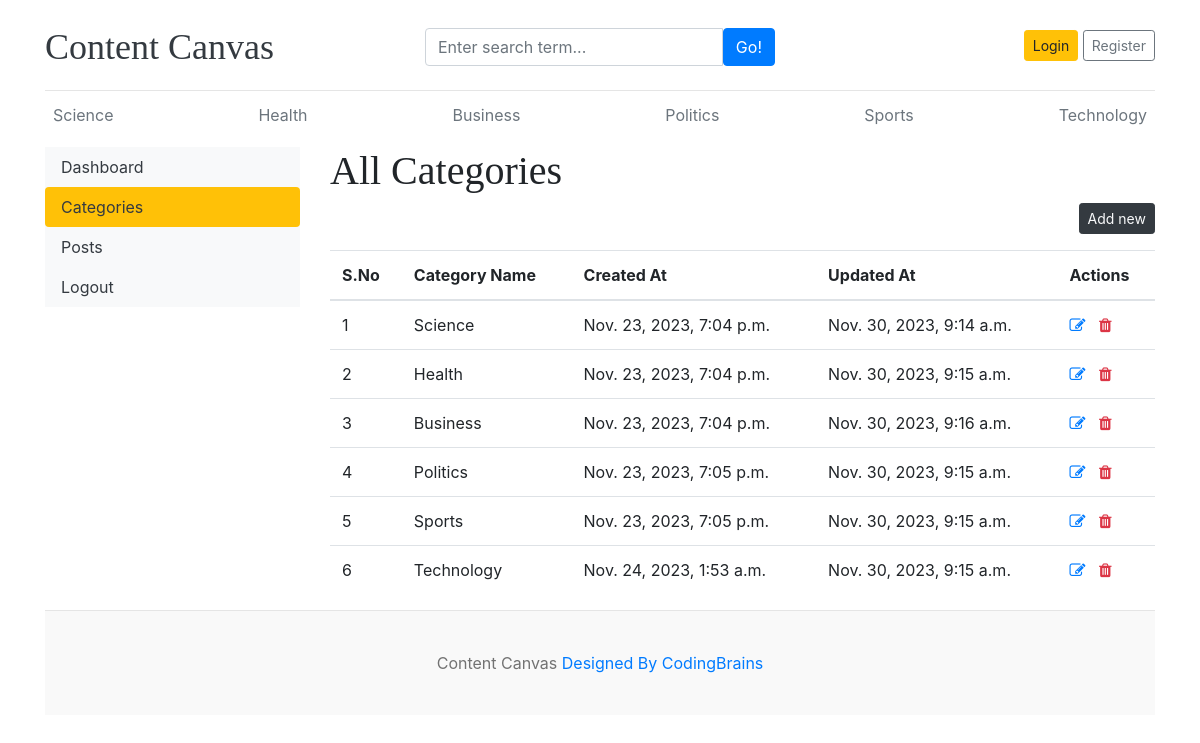
/dashboard/categories/, run on the app's committed database.
### app/models.py (models this page shows, shortened)
class Category(models.Model):
    category=models.CharField(max_length=100)
    created_at=models.DateTimeField(auto_now_add=True)
    updated_at=models.DateTimeField(auto_now=True)
    class Meta:
        verbose_name_plural='categories'

### dashboard/views.py (the view)
# urls.py: path('categories/',views.categories,name='categories'),
def categories(request):
    return render(request,'dashboard/categories.html')

### app/context_processors.py (called while the page is built)
def get_categories(request):
    categories=Category.objects.all()
    return dict(categories=categories)

def get_sociallinks(request):
    sociallinks=socialLinks.objects.all()
    return dict(sociallinks=sociallinks)

### templates/dashboard/categories.html (shortened to what this page needs)
{% extends 'base.html' %}
{% block content %}
<div class="row">
    {% include "dashboard/sidebar.html" %}
    <div class="col-md-9">
        <h1>All Categories</h1>
        <a href="{% url "add_category" %}" class="btn btn-sm btn-dark float-right mb-3 text-light">Add new</a>
        <table class="table table-hover">
            <thead>
                <tr>
                    <th scope='col'>S.No</th>
                    <th scope='col'>Category Name</th>
                    <th scope='col'>Created At</th>
                    <th scope='col'>Updated At</th>
                    <th scope='col'>Actions</th>
                </tr>
            </thead>
            <tbody>
                {% for cat in categories %}
                <tr>
                    <td>{{forloop.counter}}</td>
                    <td>{{cat.category}}</td>
                    <td>{{cat.created_at}}</td>
                    <td>{{cat.updated_at}}</td>
                    <td>
                        <a href="{% url "edit_category" cat.id %}"><i class="fa fa-edit text-primary"></i></a>
                        <a href="{% url "delete_category" cat.id %}"><i class="fa fa-trash text-danger"></i></a>
                    </td>
                </tr>
                {% endfor %}
            </tbody>
        </table>
    </div>
</div>
{% endblock %}

### templates/base.html (shortened to what this page needs)
{% load static %}
<!DOCTYPE html>
<html lang="en">
<head>
    <link rel="stylesheet" href="{% static "css/bootstrap.css" %}">
    <link href="https://getbootstrap.com/docs/4.0/dist/css/bootstrap.min.css" rel="stylesheet">
    <link href="{% static "css/cc.css" %}" rel="stylesheet">
    <link rel="stylesheet" href="https://cdnjs.cloudflare.com/ajax/libs/font-awesome/4.7.0/css/font-awesome.min.css">
</head>
<body>
    <div class="container">
        <header class="blog-header py-3">
            <div class="row flex-nowrap justify-content-between align-items-center">
                <div class="col-4 pt-1">
                    <a class="blog-header-logo text-dark" href="/">Content Canvas</a>
                </div>
                <div class="col-4 pt-1">
                    <form action="{% url "search" %}" method="GET">
                        <div class="input-group">
                            <input class="form-control" type="text" name="keyword" value="{{keyword}}" placeholder="Enter search term..." aria-label="Enter search term..." aria-describedby="button-search" />
                            <button class="btn btn-primary" id="button-search" type="submit">Go!</button>
                        </div>
                    </form>
                </div>
                <div class="col-4 d-flex justify-content-end align-items-center">
                    {% if not user.is_authenticated %}
                    <a class="btn btn-sm btn-warning" href="{% url "login" %}">Login</a> &nbsp;
                    <a class="btn btn-sm btn-outline-secondary" href="{% url "register" %}">Register</a>
                    {% else %}
                    <span><a href="{% url "dashboard" %}">Dashboard</a></span>
                    &emsp;
                    <span><a href="{% url "logout" %}">Logout</a></span>
                    {% endif %}
                </div>
            </div>
        </header>
        <div class="nav-scroller py-1 mb-2">
            <nav class="nav d-flex justify-content-between">
                {% for cat in categories %}
                <a class="p-2 text-muted" href="{% url "post_by_category" cat.id %}">{{cat.category}}</a>
                {% endfor %}
            </nav>
        </div>
        {% block content %}
        {% endblock  %}
    <footer class="blog-footer">
        <p>Content Canvas <a href="#">Designed By CodingBrains</a></p>
    </footer>
</body>
</html>

### contentcanvas/static/css/cc.css (style rules this page uses)
.blog-header { border-bottom: 1px solid #e5e5e5; }
.blog-header-logo { font-family: "Playfair Display", Georgia, "Times New Roman", serif; font-size: 2.25rem; }
h1, h2, h3, h4, h5, h6 { font-family: "Playfair Display", Georgia, "Times New Roman", serif; }
.blog-footer { padding: 2.5rem 0; color: #727272; text-align: center; background-color: #f9f9f9; border-top: .05rem solid #e5e5e5; }
.blog-footer p:last-child { margin-bottom: 0; }

### data on the page
Category: category "Science", created_at "Nov. 23, 2023, 7:04 p.m.", updated_at "Nov. 30, 2023, 9:14 a.m."
Category: category "Health", created_at "Nov. 23, 2023, 7:04 p.m.", updated_at "Nov. 30, 2023, 9:15 a.m."
Category: category "Business", created_at "Nov. 23, 2023, 7:04 p.m.", updated_at "Nov. 30, 2023, 9:16 a.m."
Category: category "Politics", created_at "Nov. 23, 2023, 7:05 p.m.", updated_at "Nov. 30, 2023, 9:15 a.m."
Category: category "Sports", created_at "Nov. 23, 2023, 7:05 p.m.", updated_at "Nov. 30, 2023, 9:15 a.m."
Category: category "Technology", created_at "Nov. 24, 2023, 1:53 a.m.", updated_at "Nov. 30, 2023, 9:15 a.m."
